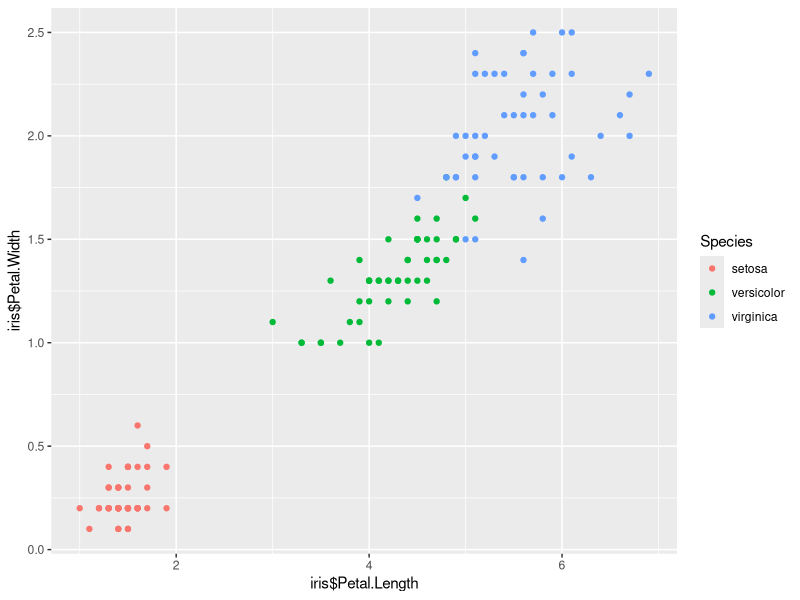
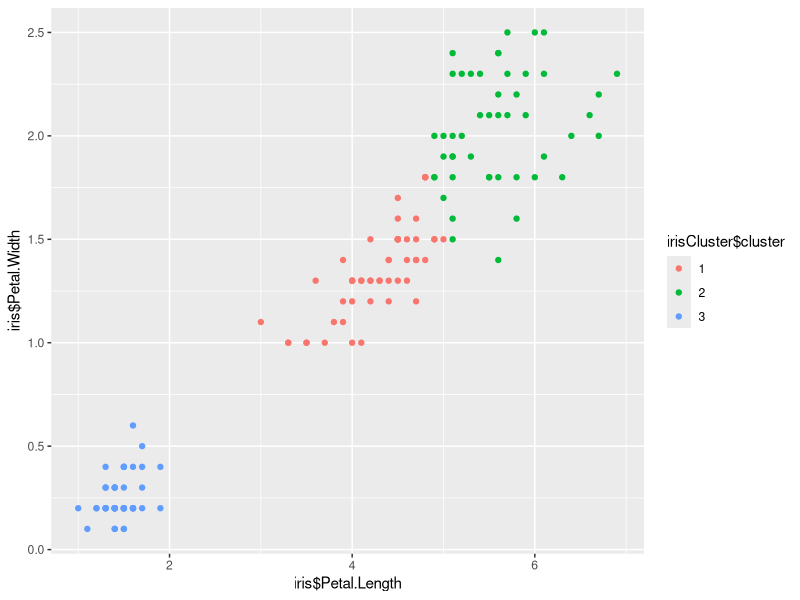

Reproduce these figures in R, in order.
library(datasets)
library(ggplot2)

head(iris)
ggplot(iris, aes(iris$Petal.Length, iris$Petal.Width, color = Species)) + geom_point()

set.seed(20)
irisCluster <- kmeans(iris[,3:4], 3, nstart = 20)
irisCluster

table(irisCluster$cluster, iris$Species)

irisCluster$cluster <- as.factor(irisCluster$cluster)
ggplot(iris, aes(iris$Petal.Length, iris$Petal.Width, color=irisCluster$cluster)) + geom_point()